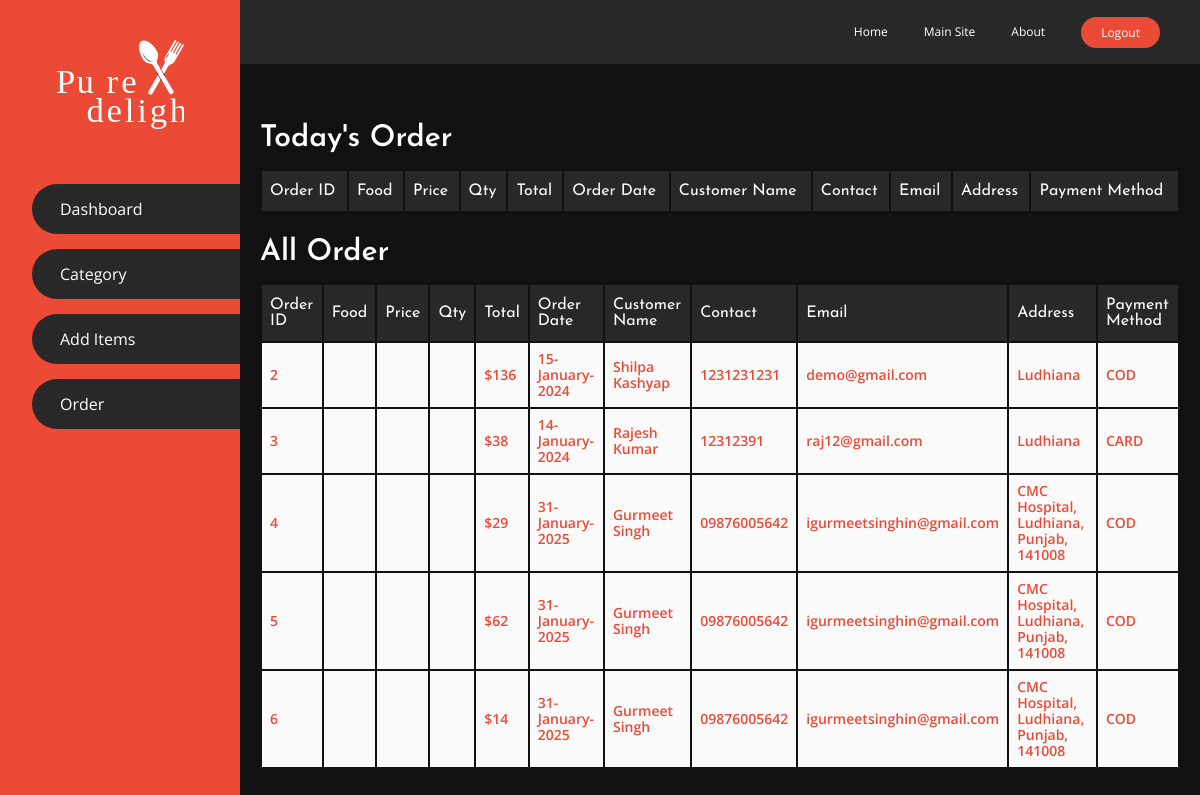
Page /admin/order.php (signed in) on the committed database.
### tables this page shows
CREATE TABLE IF NOT EXISTS `orders` (
  `order_id` int NOT NULL AUTO_INCREMENT,
  `full_name` varchar(100) NOT NULL,
  `phone` varchar(20) NOT NULL,
  `email` varchar(255) NOT NULL,
  `address` text NOT NULL,
  `items` longtext,
  `payment_method` varchar(50) NOT NULL,
  `total_amount` varchar(20) NOT NULL,
  `customer_id` int NOT NULL,
  `created_date` text,
  PRIMARY KEY (`order_id`)
);

### admin/order.php (the view, shortened to what this page needs)
<?php
include('./config.php');
include('./header.php');
$osql = "SELECT  * FROM orders";
$orders = $mysqli->query($osql);
$allorders = $mysqli->query($osql);
?>
<main class="main">
    <section class="order-page">
        <div class="container">
            <?php if (!empty(mysqli_num_rows($orders))) { ?>
                <div class="today_order">
                    <h2>Today's Order</h2>
                    <table>
                        <thead>
                            <tr>
                                <th>Order ID</th>
                                <th>Food</th>
                                <th>Price</th>
                                <th>Qty</th>
                                <th>Total</th>
                                <th>Order Date</th>
                                <th>Customer Name</th>
                                <th>Contact</th>
                                <th>Email</th>
                                <th>Address</th>
                                <th>Payment Method</th>
                            </tr>
                        </thead>
                    </table>
                </div>
                <div class="all_order">
                    <h2>All Order</h2>
                    <table>
                        <thead>
                            <tr>
                                <th>Order ID</th>
                                <th>Food</th>
                                <th>Price</th>
                                <th>Qty</th>
                                <th>Total</th>
                                <th>Order Date</th>
                                <th>Customer Name</th>
                                <th>Contact</th>
                                <th>Email</th>
                                <th>Address</th>
                                <th>Payment Method</th>
                            </tr>
                        </thead>
                        <tbody>
                            <?php
                            while ($allorder = $allorders->fetch_assoc()) {
                                $date = strtotime($allorder['created_date']);
                                $orderDate = date('d-F-Y', $date);
                                $items = [];
                                $qty = [];
                                $price = [];
                                if ($orderDate != date('d-F-Y')) {
                            ?>
                                    <tr>
                                        <td><?php echo $allorder['order_id']; ?></td>
                                        <td><?php echo  implode(',', $items) ?></td>
                                        <td><?php echo  implode(',', $price) ?></td>
                                        <td><?php echo  implode(',', $qty) ?></td>
                                        <td>$<?php echo $allorder['total_amount']; ?></td>
                                        <td><?php echo $orderDate; ?></td>
                                        <td><?php echo $allorder['full_name']; ?></td>
                                        <td><?php echo $allorder['phone']; ?></td>
                                        <td><?php echo $allorder['email']; ?></td>
                                        <td><?php echo $allorder['address']; ?></td>
                                        <td><?php echo $allorder['payment_method']; ?></td>
                                    </tr>
                            <?php }
                            }
                            $orders->free(); ?>
                        </tbody>
                    </table>
                </div>
            <?php } else {
                echo "<h2> No Orders Recieved Yet</h2>";
            } ?>
        </div>
    </section>
</main>
</div>
<?php include('footer.php'); ?>

### assets/css/admin.css (style rules this page uses)
:root { --font-Sacramento: 'Sacramento', cursive; --font-Josefin-Sans: 'Josefin Sans', sans-serif; --font-Open-Sans: 'Open Sans', sans-serif; --orange-color: #eb4a36; --bg-color: #111; --white-color: #fff; --black-color: #000; }
*, *:before, *:after { box-sizing: border-box; }
html { height: 100%; scroll-behavior: smooth; }
html body { min-height: 100%; position: relative; margin: 0; overflow-x: hidden; background: var(--bg-color); margin: 0; }
html h1, html h2, html h3, html h4, html h5, html h6 { margin-top: 0; }
.container { width: 100%; max-width: 1240px; margin: auto; padding: 0px 40px; }
h2 { font-family: var(--font-Josefin-Sans); font-size: 42px; color: var(--white-color); line-height: 48px; font-weight: 600; margin-bottom: 20px; }
main section .container { padding: 0px 20px; }
.admin-page-content, .add-item-wrapper, .order-page, .category-warpper, .user-wrapper { padding: 60px 0px; }
.main { width: 80%; margin-left: auto; }
.table-items table, .today_order table, .all_order table { width: 100%; margin: 15px 0px 25px; }
.table-items table thead tr, .today_order table thead tr, .all_order table thead tr { text-align: left; color: var(--white-color); }
.table-items table thead tr th, .today_order table thead tr th, .all_order table thead tr th { background: #282828; padding: 12px 8px; font-family: var(--font-Josefin-Sans); font-weight: 400; }
.table-items table tbody tr td, .today_order table tbody tr td, .all_order table tbody tr td { background: rgb(255 255 255 / 98%); color: var(--orange-color); padding: 8px; font-size: 14px; line-height: 16px; font-family: var(--font-Open-Sans); font-weight: 600; }
.today_order h2, .all_order h2 { font-size: 30px; line-height: 1; margin-bottom: 0px; }

### rows in the picture
orders: order_id "2", total_amount "136", created_date "15-January-2024", full_name "Shilpa Kashyap", phone "1231231231", email "demo@gmail.com", address "Ludhiana", payment_method "COD"
orders: order_id "3", total_amount "38", created_date "14-January-2024", full_name "Rajesh Kumar", phone "12312391", email "raj12@gmail.com", address "Ludhiana", payment_method "CARD"
orders: order_id "4", total_amount "29", created_date "31-January-2025", full_name "Gurmeet Singh", phone "09876005642", email "igurmeetsinghin@gmail.com", address "CMC Hospital, Ludhiana, Punjab, 141008", payment_method "COD"
orders: order_id "5", total_amount "62", created_date "31-January-2025", full_name "Gurmeet Singh", phone "09876005642", email "igurmeetsinghin@gmail.com", address "CMC Hospital, Ludhiana, Punjab, 141008", payment_method "COD"
orders: order_id "6", total_amount "14", created_date "31-January-2025", full_name "Gurmeet Singh", phone "09876005642", email "igurmeetsinghin@gmail.com", address "CMC Hospital, Ludhiana, Punjab, 141008", payment_method "COD"
